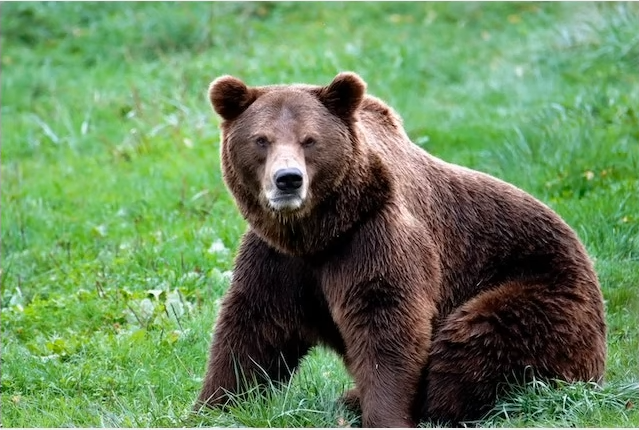
#> input picture data/bear.png, 639 x 430 px
$ python global_threshold.py
#> lines starting #> are read from the running program, lines starting #| are printed output that depends on the picture; after the words box and inside, x2 and y2 are one past the last pixel; in counts of white or black regions, pixels touching at a corner belong together
import os

import cv2

img = cv2.imread(os.path.join('.','data','bear.png'))
#> img is the input picture: shape (430, 639, 3); mean B, G, R 90.7, 134.5, 103.9

img_gray = cv2.cvtColor(img, cv2.COLOR_BGR2GRAY)
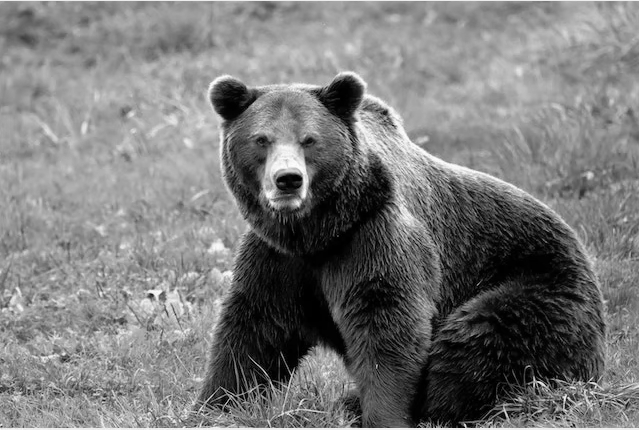
#> img_gray: shape (430, 639); min 0, max 253, mean 120.4

ret, thresh = cv2.threshold(img_gray, 80, 255, cv2.THRESH_BINARY)
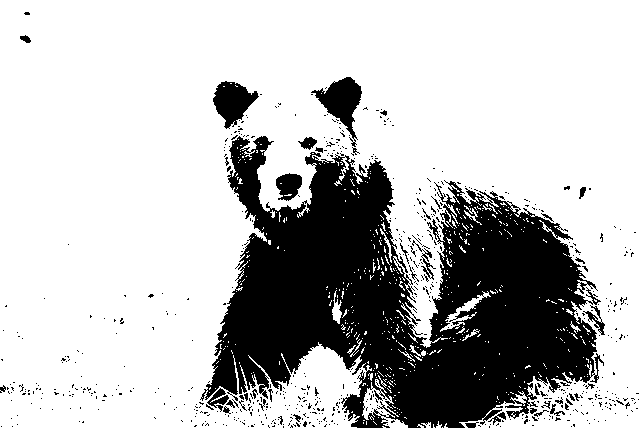
#> thresh: shape (430, 639); 74.4% white; 666 black regions (626 under 20 px), largest, box (x1, y1, x2, y2) and area: (200, 136, 604, 428) 63410, (311, 77, 362, 147) 1437, (213, 81, 259, 129) 1245

thresh = cv2.blur(thresh, (10,10))
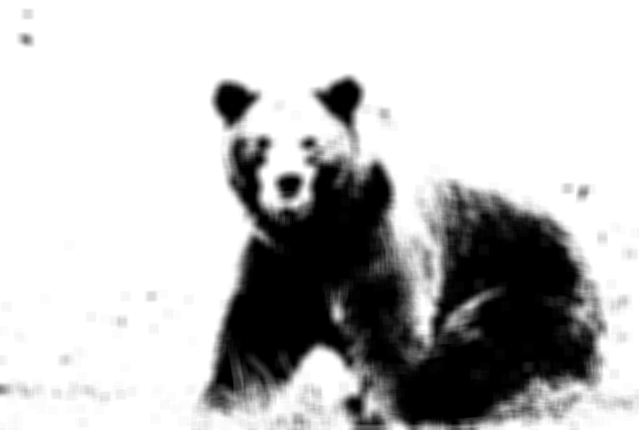
#> thresh: shape (430, 639); min 0, max 255, mean 189.8
ret1, thresh = cv2.threshold(thresh, 80, 255, cv2.THRESH_BINARY)
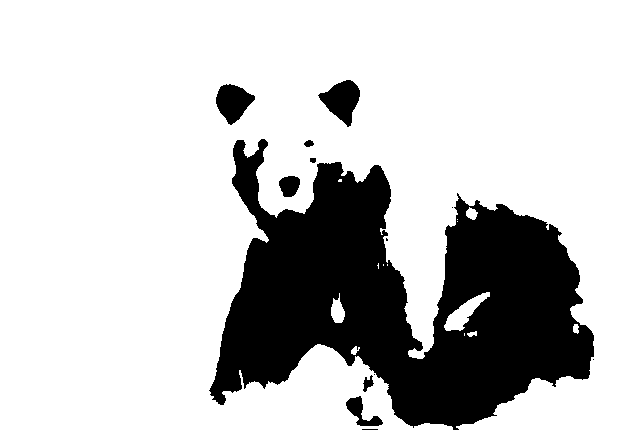
#> thresh: shape (430, 639); 77.6% white; 13 black regions (5 under 20 px), largest, box (x1, y1, x2, y2) and area: (209, 139, 594, 430) 58441, (318, 80, 360, 127) 1108, (216, 84, 255, 125) 995

cv2.imshow('img', img)
cv2.imshow('img_thresh', thresh)

cv2.waitKey(0)

$ run again, with data/basketball.png copied over data/bear.png
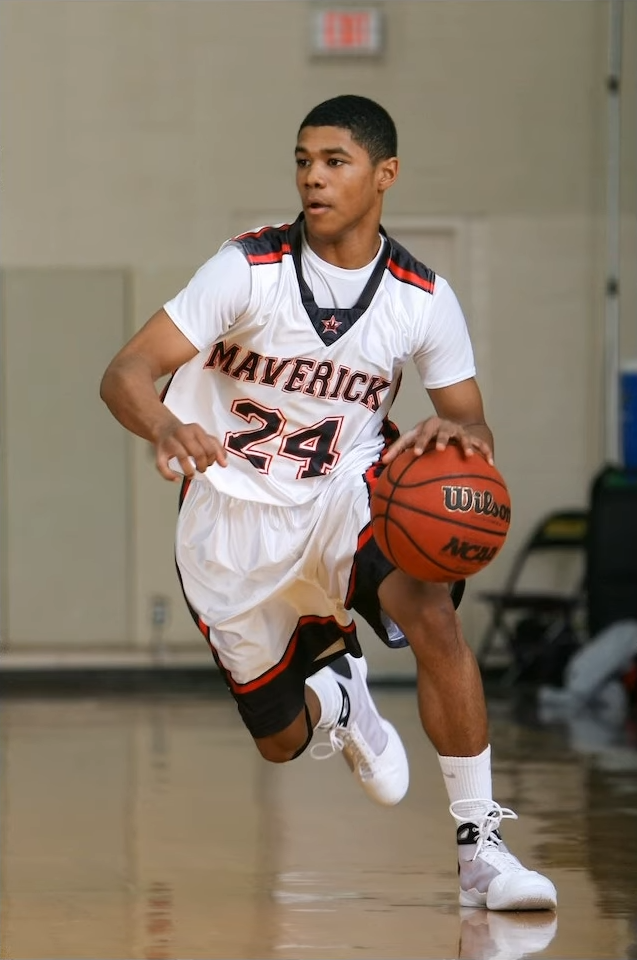
#> input picture data/basketball.png, 637 x 960 px
#> img is the input picture: shape (960, 637, 3); mean B, G, R 108.5, 124.2, 138.2
#> `img_gray = cv2.cvtColor(img, cv2.COLOR_BGR2GRAY)`:
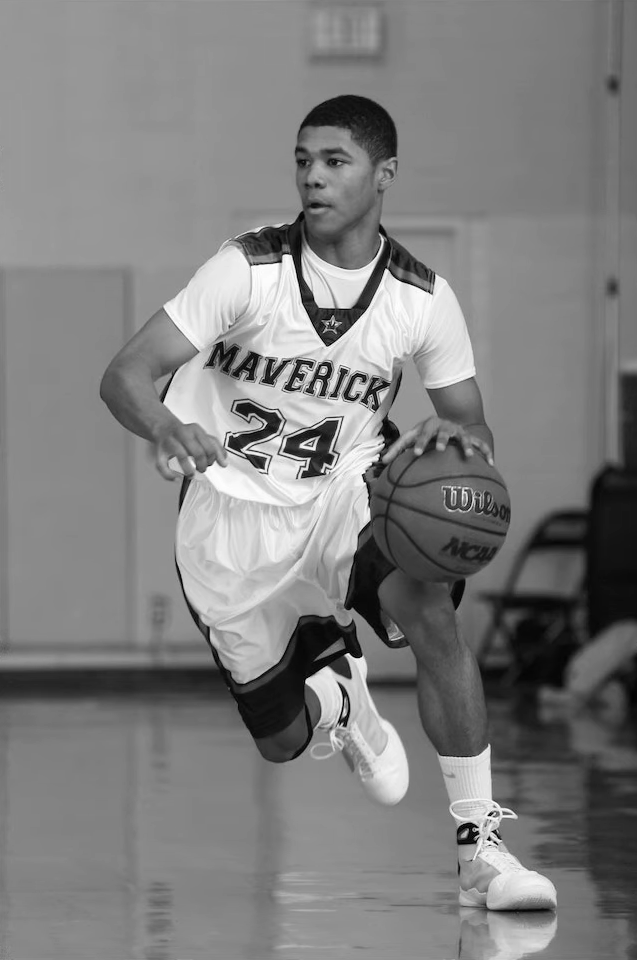
#> img_gray: shape (960, 637); min 0, max 255, mean 126.6
#> `ret1, thresh = cv2.threshold(thresh, 80, 255, cv2.THRESH_BINARY)`:
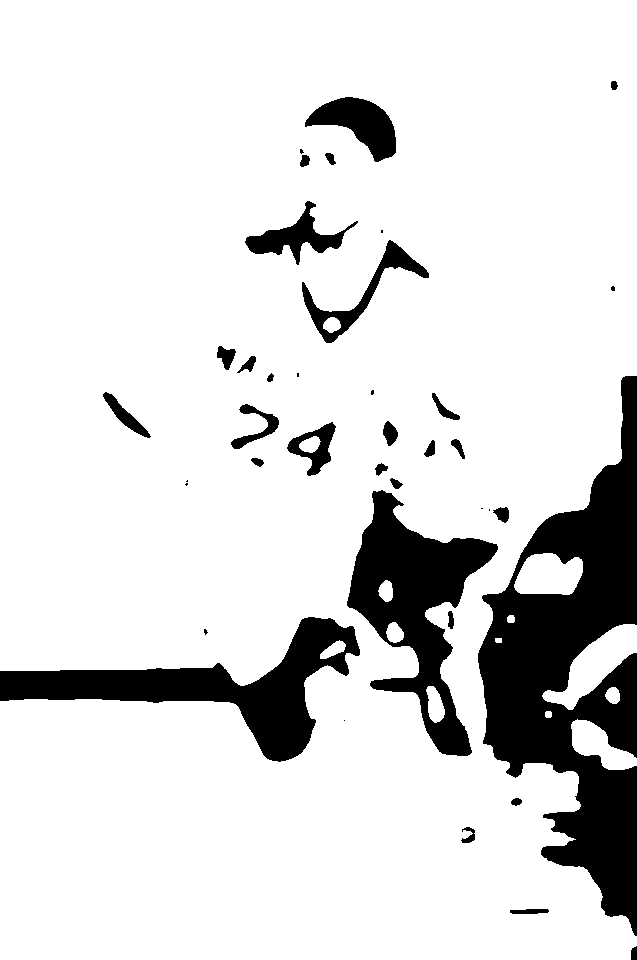
#> thresh: shape (960, 637); 86.4% white; 39 black regions (11 under 20 px), largest, box (x1, y1, x2, y2) and area: (478, 376, 637, 936) 40550, (347, 490, 498, 756) 15412, (0, 617, 360, 762) 15317

$ run again, with data/handwriting.png copied over data/bear.png
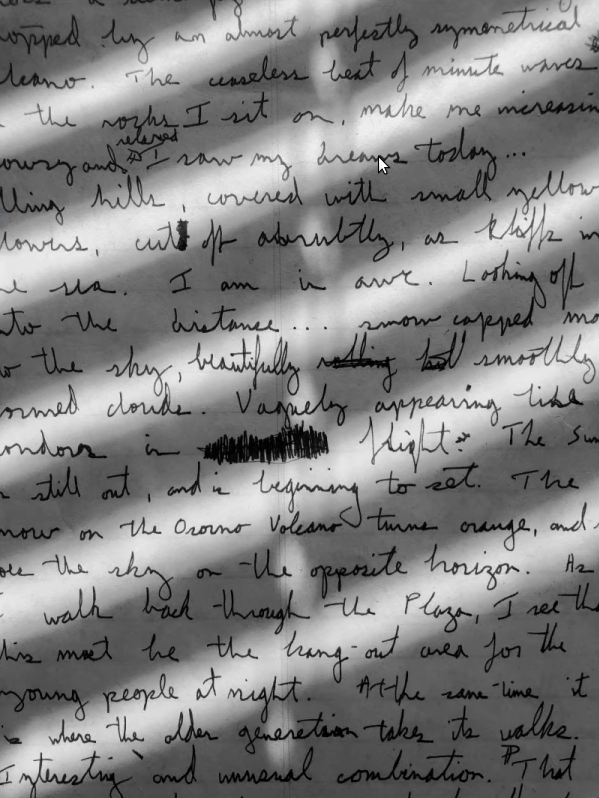
#> input picture data/handwriting.png, 599 x 798 px
#> img is the input picture: shape (798, 599, 3); mean B, G, R 129.3, 129.3, 129.3
#> `ret, thresh = cv2.threshold(img_gray, 80, 255, cv2.THRESH_BINARY)`:
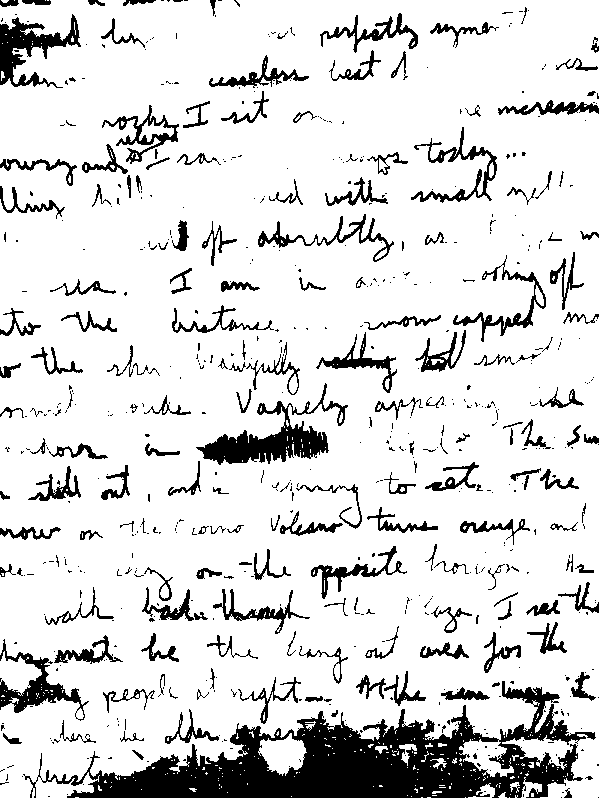
#> thresh: shape (798, 599); 85.7% white; 637 black regions (466 under 20 px), largest, box (x1, y1, x2, y2) and area: (23, 681, 596, 798) 24469, (196, 383, 348, 465) 3634, (0, 14, 81, 88) 2283
#> `ret1, thresh = cv2.threshold(thresh, 80, 255, cv2.THRESH_BINARY)`:
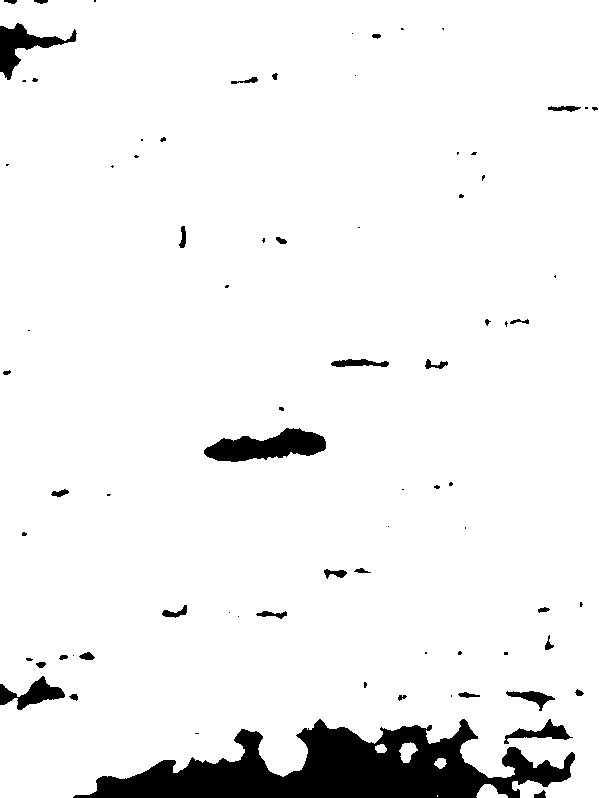
#> thresh: shape (798, 599); 94.1% white; 77 black regions (42 under 20 px), largest, box (x1, y1, x2, y2) and area: (73, 719, 575, 798) 19694, (204, 428, 326, 462) 2506, (0, 23, 77, 80) 1451
